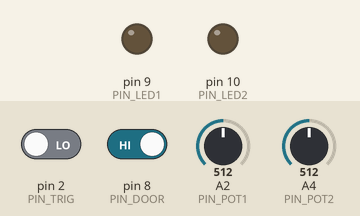
Bench run of a sketch on a simulated Arduino Uno, built with avr-gcc and run on an emulated ATmega328P. On the bench: output pins drawn as LEDs (lit = HIGH). Inputs (shaded band) come from the test bench; at power-on: pin 8 (PIN_DOOR) HIGH, A2 (PIN_POT1) = 512, A4 (PIN_POT2) = 512, pin 2 (PIN_TRIG) LOW. What the sketch prints to the serial monitor is not drawn.

Above: at 1.2 s.
1.3 s: pin 8 (PIN_DOOR) driven LOW
At 2.7 s:
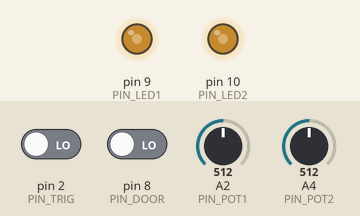
3.0 s: A2 (PIN_POT1) set to 716
At 4.2 s:
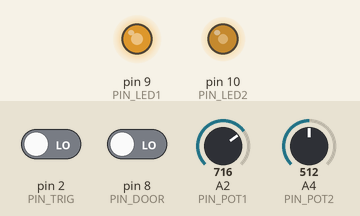
4.5 s: A4 (PIN_POT2) set to 716
At 5.4 s:
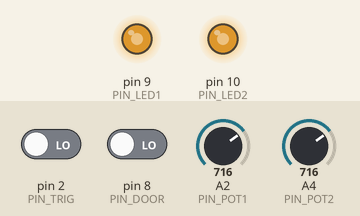
6.0 s: A2 (PIN_POT1) set to 0
At 6.6 s:
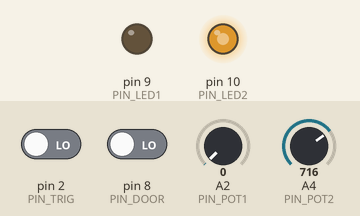
7.8 s: A4 (PIN_POT2) set to 900
At 8.9 s:
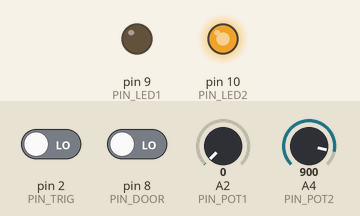
9.3 s: pin 8 (PIN_DOOR) driven HIGH
At 10.5 s:
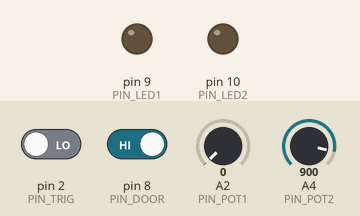
Timing chart, 0 to 12.2 s (numbered marks = the images above; inputs shaded):
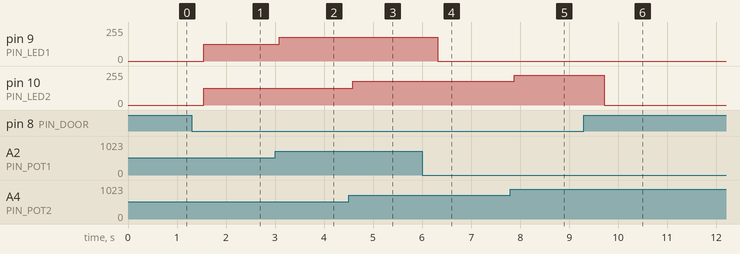

Measured:
- after the input at 1.3 s, pin 9 (PIN_LED1), pin 10 (PIN_LED2): 0/255 → 127/255 after 0.25 s
- after the input at 3.0 s, pin 9 (PIN_LED1): 127/255 → 178/255 after 0.09 s
- after the input at 4.5 s, pin 10 (PIN_LED2): 127/255 → 178/255 after 0.09 s
- after the input at 6.0 s, pin 9 (PIN_LED1): 178/255 → 0/255 after 0.32 s
- after the input at 7.8 s, pin 10 (PIN_LED2): 178/255 → 224/255 after 0.08 s
- after the input at 9.3 s, pin 10 (PIN_LED2): 224/255 → 0/255 after 0.42 s

The sketch:

Analog_Input_andLEDcontrol16khz.ino
```cpp
#include <Arduino.h>
#include <string.h>
#include <math.h>

// =====================================================
// USER PINOUT (Arduino Uno)
// =====================================================
// Decoder
const uint8_t PIN_TRIG = 2;   // D2 (INT0) rising edge = start of packet
const uint8_t PIN_PKT  = A0;  // analog packet (0..~4.5V)

// LED + door
const uint8_t PIN_DOOR = 8;   // door switch to GND, use INPUT_PULLUP

// -------------------------------
// CHANGED: move LEDs to Timer1 pins for high-frequency PWM
// OLD:
// const uint8_t PIN_LED1 = 5;   // PWM
// const uint8_t PIN_LED2 = 6;   // PWM
// NEW:
const uint8_t PIN_LED1 = 9;   // PWM (Timer1)
const uint8_t PIN_LED2 = 10;  // PWM (Timer1)
// -------------------------------

const uint8_t PIN_POT1 = A2;  // pot 1 wiper
const uint8_t PIN_POT2 = A4;  // pot 2 wiper

// =====================================================
// PACKET / SAMPLING PARAMETERS
// =====================================================
const uint8_t  NUM_DIGITS = 8;        // 8 hex digits: 4 trial + 4 stim
const uint32_t DIGIT_US   = 9500UL;  // 10 ms per digit
const uint8_t  SAMPLES_PER_DIGIT = 5; // sample only in the middle band (robust)

// sample only in the "middle" portion of each digit window:
const uint32_t MID_WINDOW_US = 5000UL;   // 5 ms wide sampling region
const uint32_t MID_OFFSET_US = 0000UL;   // start 2.5 ms into the digit window

const uint32_t POST_TRIGGER_DELAY_US = 000UL;

// =====================================================
// ADC / SCALING
// =====================================================
const int   ADC_MAX = 1023;
const float MAX_EXPECTED_VOLTAGE = 4.5; // your packet top (approx)
const float ADC_MAX_FOR_4V5 = ADC_MAX * (MAX_EXPECTED_VOLTAGE / 5.0); // ~921.6

// =====================================================
// LED CONTROL PARAMETERS
// =====================================================
const unsigned long DEBOUNCE_MS = 20;
const uint8_t RAMP_STEP = 3;      // set to 0 for immediate response
const unsigned long LOOP_MS = 5;  // LED update loop delay

// =====================================================
// STATE
// =====================================================
volatile bool triggerDetected = false;

// =====================================================
// ISR
// =====================================================
void onTriggerRise() {
  triggerDetected = true;
}

// =====================================================
// NEW: High-frequency PWM setup on Timer1 (~31.25 kHz on pins 9 & 10)
// - Uses Fast PWM 8-bit (so analogWrite still effectively works: 0..255)
// - Sets prescaler to 1 and WGM=5 (Fast PWM 8-bit)
// - This does NOT break millis()/delay() because Timer0 is untouched.
static void setupHighFreqPWM_Timer1() {
  // Clear control registers
  TCCR1A = 0;
  TCCR1B = 0;

  // Fast PWM 8-bit: WGM10=1, WGM11=0, WGM12=1, WGM13=0  => WGM=5
  TCCR1A |= (1 << WGM10);
  TCCR1B |= (1 << WGM12);

  // Non-inverting mode on OC1A (D9) and OC1B (D10)
  TCCR1A |= (1 << COM1A1);
  TCCR1A |= (1 << COM1B1);

  // Prescaler = 1  => ~16MHz / 256 = 62.5 kHz PWM base in Fast PWM 8-bit
  // BUT because of Fast PWM specifics, effective frequency is ~62.5 kHz.
  // (Either way: way above camera flicker regime.)
  TCCR1B |= (1 << CS10);

  // Initialize duty cycles to 0
  OCR1A = 0;
  OCR1B = 0;
}
// =====================================================

// =====================================================
// HELPERS
// =====================================================
bool readDoorOpenDebounced() {
  static bool lastRaw = true;
  static bool stable = true;
  static unsigned long lastChange = 0;

  bool raw = (digitalRead(PIN_DOOR) == HIGH);
  unsigned long now = millis();

  if (raw != lastRaw) {
    lastRaw = raw;
    lastChange = now;
  }
  if (now - lastChange > DEBOUNCE_MS) {
    stable = raw;
  }
  return stable; // true = door open
}

uint8_t readPotAsLevel(uint8_t pinAnalog) {
  int v = analogRead(pinAnalog);           // 0..1023
  int lvl = map(v, 0, 1023, 0, 255);       // 0..255
  return (uint8_t)constrain(lvl, 0, 255);
}

uint8_t rampToward(uint8_t current, uint8_t target) {
  if (RAMP_STEP == 0) return target;

  if (current < target) {
    uint16_t v = current + RAMP_STEP;
    return (v > target) ? target : (uint8_t)v;
  }
  if (current > target) {
    int v = (int)current - (int)RAMP_STEP;
    return (v < (int)target) ? target : (uint8_t)v;
  }
  return current;
}

char toHexChar(int val) {
  if (val < 10) return (char)('0' + val);
  return (char)('A' + (val - 10));
}

int hexCharToInt(char c) {
  if (c >= '0' && c <= '9') return (c - '0');
  if (c >= 'A' && c <= 'F') return (c - 'A' + 10);
  if (c >= 'a' && c <= 'f') return (c - 'a' + 10);
  return 0;
}

void insertionSort(int arr[], int n) {
  for (int i = 1; i < n; i++) {
    int key = arr[i];
    int j = i - 1;
    while (j >= 0 && arr[j] > key) {
      arr[j + 1] = arr[j];
      j--;
    }
    arr[j + 1] = key;
  }
}

inline void waitUntil(uint32_t targetUs) {
  while ((int32_t)(micros() - targetUs) < 0) {
    // busy wait
  }
}

// =====================================================
// DECODER
// =====================================================
void decodeAndPrintOnce() {
  if (POST_TRIGGER_DELAY_US > 0) delayMicroseconds(POST_TRIGGER_DELAY_US);

  (void)analogRead(PIN_PKT);
  delayMicroseconds(50);
  (void)analogRead(PIN_PKT);

  const uint32_t t0 = micros();

  char hexDigits[NUM_DIGITS + 1];
  hexDigits[NUM_DIGITS] = '\0';

  for (uint8_t d = 0; d < NUM_DIGITS; d++) {
    int samples[SAMPLES_PER_DIGIT];

    const uint32_t digitStart = t0 + (uint32_t)d * DIGIT_US;
    const uint32_t midStart   = digitStart + MID_OFFSET_US;

    for (uint8_t k = 0; k < SAMPLES_PER_DIGIT; k++) {
      const uint32_t target =
        midStart + (uint32_t)(((uint32_t)k * MID_WINDOW_US + (MID_WINDOW_US / 2)) / SAMPLES_PER_DIGIT);

      waitUntil(target);
      samples[k] = analogRead(PIN_PKT);
    }

    insertionSort(samples, SAMPLES_PER_DIGIT);
    const int med = samples[SAMPLES_PER_DIGIT / 2];

    int hexVal = (int)lround(15.0f * (float)med / (float)ADC_MAX_FOR_4V5);
    hexVal = constrain(hexVal, 0, 15);
    hexDigits[d] = toHexChar(hexVal);
  }

  char trialHex[5], stimHex[5];
  memcpy(trialHex, hexDigits, 4);        trialHex[4] = '\0';
  memcpy(stimHex,  hexDigits + 4, 4);    stimHex[4]  = '\0';

  long trialNum = strtol(trialHex, NULL, 16);
  long stimNum  = strtol(stimHex,  NULL, 16);

  Serial.print("TRIAL:");
  Serial.print(trialNum);
  Serial.print(",STIM:");
  Serial.println(stimNum);
}

// =====================================================
// SETUP / LOOP
// =====================================================
void setup() {
  Serial.begin(115200);

  pinMode(PIN_TRIG, INPUT);
  attachInterrupt(digitalPinToInterrupt(PIN_TRIG), onTriggerRise, RISING);

  pinMode(PIN_DOOR, INPUT_PULLUP);

  // CHANGED: set pins 9/10 as outputs (still fine)
  pinMode(PIN_LED1, OUTPUT);
  pinMode(PIN_LED2, OUTPUT);

  // NEW: configure Timer1 for high-frequency PWM on D9/D10
  setupHighFreqPWM_Timer1();

  // Start off
  analogWrite(PIN_LED1, 0);
  analogWrite(PIN_LED2, 0);

  Serial.println("Uno: packet decoder + dual LED dimmer + door interlock ready.");
}

void loop() {
  if (triggerDetected) {
    triggerDetected = false;
    decodeAndPrintOnce();
    return;
  }

  bool doorOpen = readDoorOpenDebounced();

  uint8_t pot1 = readPotAsLevel(PIN_POT1);
  uint8_t pot2 = readPotAsLevel(PIN_POT2);

  uint8_t target1 = doorOpen ? 0 : pot1;
  uint8_t target2 = doorOpen ? 0 : pot2;

  static uint8_t out1 = 0, out2 = 0;
  out1 = rampToward(out1, target1);
  out2 = rampToward(out2, target2);

  // CHANGED: still use analogWrite; Timer1 is now high-frequency
  analogWrite(PIN_LED1, out1);
  analogWrite(PIN_LED2, out2);

  delay(LOOP_MS);
}
```
